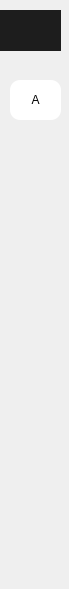
      <widget class="QWidget" name="scrollAreaWidgetContents_10">
       <property name="geometry">
        <rect>
         <x>0</x>
         <y>0</y>
         <width>69</width>
         <height>589</height>
        </rect>
       </property>
       <widget class="QPushButton" name="Java">
        <property name="geometry">
         <rect>
          <x>80</x>
          <y>320</y>
          <width>151</width>
          <height>41</height>
         </rect>
        </property>
        <property name="cursor">
         <cursorShape>PointingHandCursor</cursorShape>
        </property>
        <property name="styleSheet">
         <string notr="true">

background-color: rgb(0, 0, 0,116);
font: 75 13pt &quot;MS Shell Dlg 2&quot;;
color: rgb(255, 255, 255);
border:solid;
border-width:1;
border-color: rgb(0, 0, 0);</string>
        </property>
        <property name="text">
         <string>langage java</string>
        </property>
       </widget>
       <widget class="QPushButton" name="Python">
        <property name="geometry">
         <rect>
          <x>80</x>
          <y>200</y>
          <width>151</width>
          <height>41</height>
         </rect>
        </property>
        <property name="cursor">
         <cursorShape>PointingHandCursor</cursorShape>
        </property>
        <property name="styleSheet">
         <string notr="true">border:solid;

background-color: rgb(0, 0, 0,116);
font: 75 13pt &quot;MS Shell Dlg 2&quot;;
color: rgb(255, 255, 255);

border-width:1;
border-color: rgb(0, 0, 0);</string>
        </property>
        <property name="text">
         <string>langage python</string>
        </property>
       </widget>
       <widget class="QPushButton" name="python">
        <property name="geometry">
         <rect>
          <x>8</x>
          <y>200</y>
          <width>51</width>
          <height>40</height>
         </rect>
        </property>
        <property name="cursor">
         <cursorShape>PointingHandCursor</cursorShape>
        </property>
        <property name="styleSheet">
         <string notr="true">border-image: url(:/prefix1/images (11).jpg);
border-radius:10</string>
        </property>
        <property name="text">
         <string/>
        </property>
       </widget>
       <widget class="QPushButton" name="java">
        <property name="geometry">
         <rect>
          <x>10</x>
          <y>320</y>
          <width>51</width>
          <height>40</height>
         </rect>
        </property>
        <property name="cursor">
         <cursorShape>PointingHandCursor</cursorShape>
        </property>
        <property name="styleSheet">
         <string notr="true">border-image: url(:/prefix1/g (1).png);
border-radius:10</string>
        </property>
        <property name="text">
         <string/>
        </property>
       </widget>
       <widget class="QPushButton" name="c">
        <property name="geometry">
         <rect>
          <x>10</x>
          <y>430</y>
          <width>51</width>
          <height>40</height>
         </rect>
        </property>
        <property name="cursor">
         <cursorShape>PointingHandCursor</cursorShape>
        </property>
        <property name="styleSheet">
         <string notr="true">border-image: url(:/prefix1/lc.jpg);
background:transparent;
border-radius:10</string>
        </property>
        <property name="text">
         <string/>
        </property>
       </widget>
       <widget class="QPushButton" name="pushButton_63">
        <property name="geometry">
         <rect>
          <x>10</x>
          <y>10</y>
          <width>51</width>
          <height>41</height>
         </rect>
        </property>
        <property name="cursor">
         <cursorShape>PointingHandCursor</cursorShape>
        </property>
        <property name="styleSheet">
         <string notr="true">background:transparent;border-image: url(:/prefix1/iconlistez.png);</string>
        </property>
        <property name="text">
         <string/>
        </property>
       </widget>
       <widget class="QPushButton" name="btn_elargie">
        <property name="geometry">
         <rect>
          <x>8</x>
          <y>10</y>
          <width>53</width>
          <height>41</height>
         </rect>
        </property>
        <property name="cursor">
         <cursorShape>PointingHandCursor</cursorShape>
        </property>
        <property name="styleSheet">
         <string notr="true">background:transparent;
border-image: url(:/prefix1/list.png);</string>
        </property>
        <property name="text">
         <string/>
        </property>
       </widget>
       <widget class="QPushButton" name="C">
        <property name="geometry">
         <rect>
          <x>80</x>
          <y>430</y>
          <width>151</width>
          <height>41</height>
         </rect>
        </property>
        <property name="cursor">
         <cursorShape>PointingHandCursor</cursorShape>
        </property>
        <property name="styleSheet">
         <string notr="true">border:solid;

background-color: rgb(0, 0, 0,116);
font: 75 13pt &quot;MS Shell Dlg 2&quot;;
color: rgb(255, 255, 255);

border-width:1;
border-color: rgb(0, 0, 0);</string>
        </property>
        <property name="text">
         <string>langage c</string>
        </property>
       </widget>
       <widget class="QPushButton" name="algo">
        <property name="geometry">
         <rect>
          <x>10</x>
          <y>80</y>
          <width>51</width>
          <height>40</height>
         </rect>
        </property>
        <property name="cursor">
         <cursorShape>PointingHandCursor</cursorShape>
        </property>
        <property name="styleSheet">
         <string notr="true">background-color: rgb(255, 255, 255);
border-radius:10;
font: 75 16pt &quot;MS Shell Dlg 2&quot;;</string>
        </property>
        <property name="text">
         <string>A</string>
        </property>
       </widget>
       <widget class="QPushButton" name="retressi">
        <property name="geometry">
         <rect>
          <x>180</x>
          <y>10</y>
          <width>53</width>
          <height>41</height>
         </rect>
        </property>
        <property name="cursor">
         <cursorShape>PointingHandCursor</cursorShape>
        </property>
        <property name="styleSheet">
         <string notr="true">background:transparent;
border-image: url(:/prefix1/flec.png);</string>
        </property>
        <property name="text">
         <string/>
        </property>
       </widget>
       <widget class="QLabel" name="cache">
        <property name="geometry">
         <rect>
          <x>0</x>
          <y>10</y>
          <width>61</width>
          <height>41</height>
         </rect>
        </property>
        <property name="styleSheet">
         <string notr="true">background-color: rgb(29, 29, 29);
</string>
        </property>
        <property name="text">
         <string/>
        </property>
       </widget>
       <widget class="QPushButton" name="Algo">
        <property name="geometry">
         <rect>
          <x>80</x>
          <y>80</y>
          <width>151</width>
          <height>41</height>
         </rect>
        </property>
        <property name="cursor">
         <cursorShape>PointingHandCursor</cursorShape>
        </property>
        <property name="styleSheet">
         <string notr="true">

background-color: rgb(0, 0, 0,116);
font: 75 13pt &quot;MS Shell Dlg 2&quot;;
color: rgb(255, 255, 255);
border:solid;
border-width:1;
border-color: rgb(0, 0, 0);</string>
        </property>
        <property name="text">
         <string>algorithme</string>
        </property>
       </widget>
       <zorder>Java</zorder>
       <zorder>Python</zorder>
       <zorder>python</zorder>
       <zorder>java</zorder>
       <zorder>c</zorder>
       <zorder>C</zorder>
       <zorder>algo</zorder>
       <zorder>retressi</zorder>
       <zorder>pushButton_63</zorder>
       <zorder>btn_elargie</zorder>
       <zorder>cache</zorder>
       <zorder>Algo</zorder>
      </widget>
